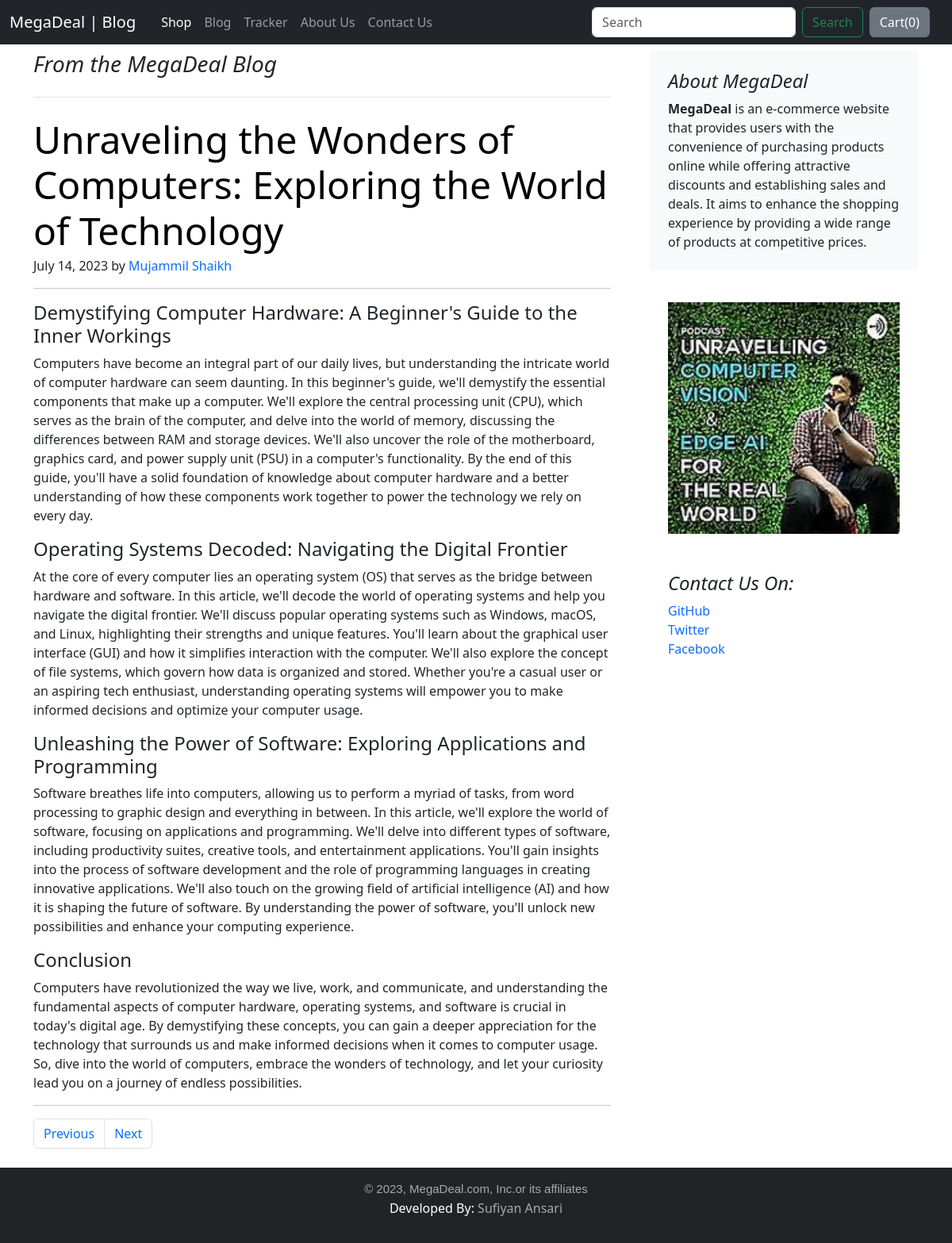
Screenshot of /blog/blogPost/3 with the database file from the repository.
### blog/models.py (models this page shows, shortened)
class Blogpost(models.Model):
    post_id = models.AutoField(primary_key=True)
    title = models.CharField(max_length=100)
    head0 = models.CharField(max_length=500)
    chead0 = models.CharField(max_length=5000, default="")
    head1 = models.CharField(max_length=500)
    chead1 = models.CharField(max_length=5000, default="")
    head2 = models.CharField(max_length=500)
    chead2 = models.CharField(max_length=5000, default="")
    conclusion = models.CharField(max_length=5000, default="")
    pub_date  = models.DateField()
    publisher = models.CharField(max_length=100, default="")
    thumbnail = models.ImageField(upload_to='blog/images', default="")

### blog/views.py (the view)
# urls.py: path('blogPost/<int:id>', views.blogPost, name='blogPost')
def blogPost(request, id):
    blogPost = Blogpost.objects.get(post_id=id)
    next_id = blogPost.post_id + 1
    prev_id = blogPost.post_id - 1
    if(prev_id == 0):
        prev_id = 1
    return render(request, 'blog/blogpost.html', {'blogs':blogPost, 'prev_id':prev_id, 'next_id':next_id})

### blog/templates/blog/blogpost.html (shortened to what this page needs)
{% extends 'blog/basic.html' %}
{% block body %}
<div class="container my-2">
    <div class="row g-5">
        <div class="col-md-8">
          <h3 class="pb-4 mb-4 fst-italic border-bottom">
            From the MegaDeal Blog
          </h3>
          <article class="blog-post">
            <h2 class="display-5 link-body-emphasis mb-1">{{blogs.title}}</h2>
            <p class="blog-post-meta">{{blogs.pub_date}} by <a href="#">{{blogs.publisher}}</a></p>
            <hr>
            <h4>{{blogs.head0}}</h4>
            <p>{{blogs.chead0}}</p>
            <h4>{{blogs.head1}}</h4>
            <p>{{blogs.chead1}}</p>
            <h4>{{blogs.head2}}</h4>
            <p>{{blogs.chead2}}</p>
            <h4>Conclusion</h4>
            <p>{{blogs.conclusion}}</p>
          </article>
          <hr>
          <nav aria-label="...">
            <ul class="pagination">
              <li class="page-item">
                <a class="page-link" href="{{prev_id}}">Previous</a>
              </li>
              <li class="page-item">
                <a class="page-link" href="{{next_id}}">Next</a>
              </li>
            </ul>
          </nav>
        </div>
        <div class="col-md-4">
          <div class="position-sticky" style="top: 2rem;">
            <div class="p-4 mb-3 bg-body-tertiary rounded">
              <h4 class="fst-italic">About MegaDeal</h4>
              <p class="mb-0"><b>MegaDeal</b> is an e-commerce website that provides users with the convenience of purchasing products online while offering attractive discounts and establishing sales and deals. It aims to enhance the shopping experience by providing a wide range of products at competitive prices.</p>
            </div>
            <div class="p-4">
              <img src="/media/{{blogs.thumbnail}}" alt="No Image Found Related to Blog" height="100%" width="100%">
            </div>
            <div class="p-4">
              <h4 class="fst-italic">Contact Us On:</h4>
              <ol class="list-unstyled">
                <li><a href="#">GitHub</a></li>
                <li><a href="#">Twitter</a></li>
                <li><a href="#">Facebook</a></li>
              </ol>
            </div>
          </div>
        </div>
      </div>
</div>
{% endblock body %}

### blog/templates/blog/basic.html (style rules this page uses)
a { text-decoration: none; }

### rows the page displays
Blogpost: title "Unraveling the Wonders of Computers: Exploring the World of Technology", pub_date "July 14, 2023", publisher "Mujammil Shaikh", head0 "Demystifying Computer Hardware: A Beginner's Guide to the Inner Workings", chead0 "Computers have become an integral part of our daily lives, but understanding the intricate world of computer hardware can seem daunting. In this beginner's guide, we'll demystify the essential components that make up a computer. We'll explore the central processing unit (CPU), which serves as the brain of the computer, and delve into the world of memory, discussing the differences between RAM and storage devices. We'll also uncover the role of the motherboard, graphics card, and power supply unit (PSU) in a computer's functionality. By the end of this guide, you'll have a solid foundation of knowledge about computer hardware and a better understanding of how these components work together…", head1 "Operating Systems Decoded: Navigating the Digital Frontier", chead1 "At the core of every computer lies an operating system (OS) that serves as the bridge between hardware and software. In this article, we'll decode the world of operating systems and help you navigate the digital frontier. We'll discuss popular operating systems such as Windows, macOS, and Linux, highlighting their strengths and unique features. You'll learn about the graphical user interface (GUI) and how it simplifies interaction with the computer. We'll also explore the concept of file systems, which govern how data is organized and stored. Whether you're a casual user or an aspiring tech enthusiast, understanding operating systems will empower you to make informed decisions and optimize…", head2 "Unleashing the Power of Software: Exploring Applications and Programming", chead2 "Software breathes life into computers, allowing us to perform a myriad of tasks, from word processing to graphic design and everything in between. In this article, we'll explore the world of software, focusing on applications and programming. We'll delve into different types of software, including productivity suites, creative tools, and entertainment applications. You'll gain insights into the process of software development and the role of programming languages in creating innovative applications. We'll also touch on the growing field of artificial intelligence (AI) and how it is shaping the future of software. By understanding the power of software, you'll unlock new possibilities and…", conclusion "Computers have revolutionized the way we live, work, and communicate, and understanding the fundamental aspects of computer hardware, operating systems, and software is crucial in today's digital age. By demystifying these concepts, you can gain a deeper appreciation for the technology that surrounds us and make informed decisions when it comes to computer usage. So, dive into the world of computers, embrace the wonders of technology, and let your curiosity lead you on a journey of endless possibilities.", thumbnail (picture)
